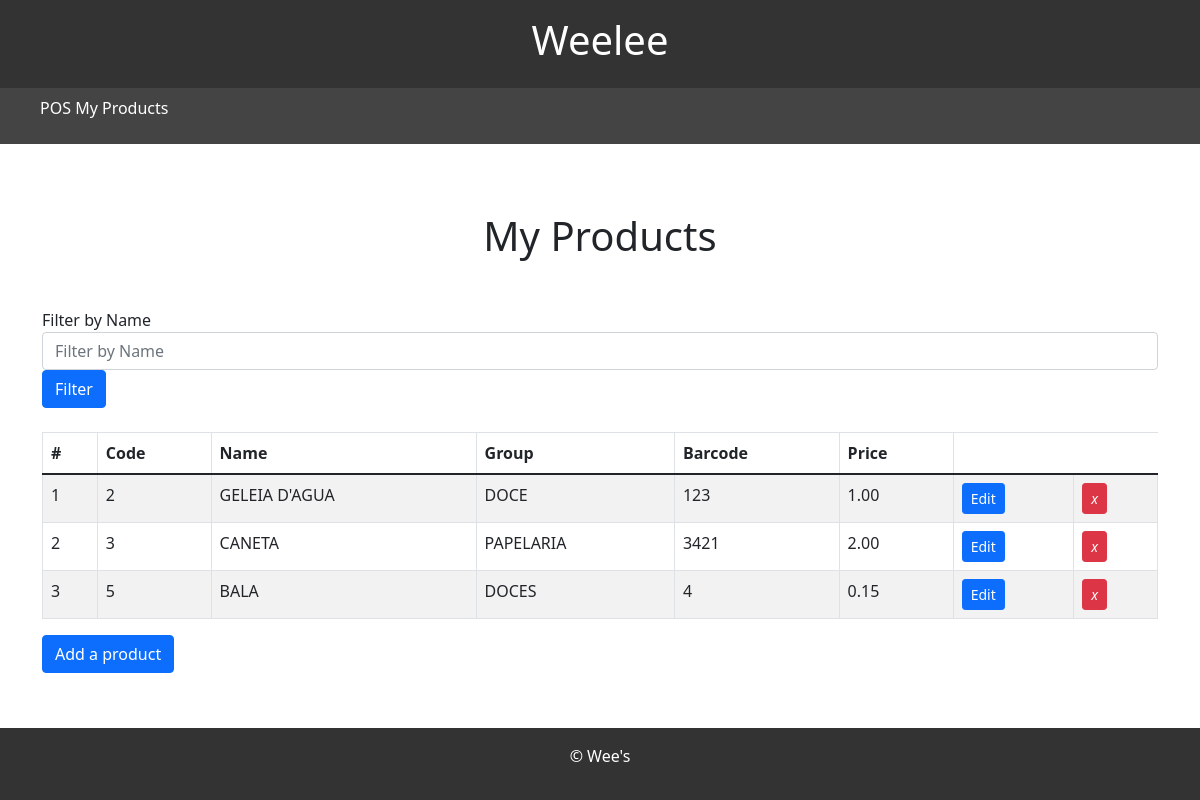
The page /product on the database as committed earlier.
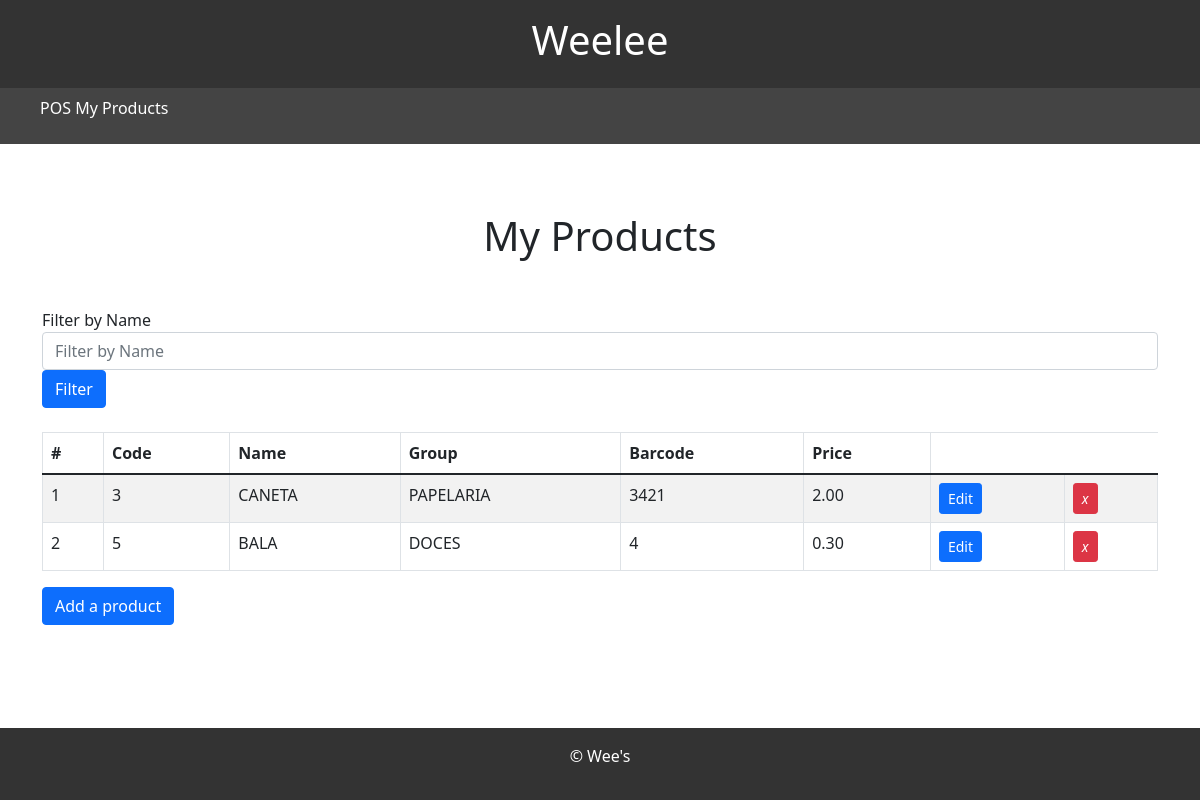
The same page on the database as committed later.
### app/models.py (models this page shows, shortened)
class Product(models.Model):
    id = models.AutoField(primary_key=True)
    name = models.CharField(max_length=100)
    group = models.CharField(max_length=100)
    barcode = models.PositiveIntegerField()
    price = models.DecimalField(max_digits=10, decimal_places=2)

### app/views.py (the view)
# urls.py: path('product', views.product, name='product'),
def product(request):
    if request.method == 'GET':
        name_to_filter = request.GET.get('name')
        barcode_to_filter = request.GET.get('barcode')
        if name_to_filter:
            products = Product.objects.filter(name__icontains=name_to_filter)
        elif barcode_to_filter:
            products = Product.objects.filter(barcode__icontains=barcode_to_filter)
        else:
            products = Product.objects.all()
    context = {
        'products': products
    }
    return render(request, 'product.html', context)

### app/templates/product.html (shortened to what this page needs)
{% extends 'base.html' %}
{% load static %}
{% block content %}
    <div class="container">
      <div class="px-5 my-5 text-center">
        <h1>My Products</h1>
      </div>
      <form class="form-inline mt-3" method="get" action="{% url 'product' %}">
        <label for="filterName" class="sr-only">Filter by Name</label>
        <input type="text" class="form-control" id="filterName" name="name" placeholder="Filter by Name">
        <button type="submit" class="btn btn-primary mb-2">Filter</button>
      </form>
        <div class="table-responsive mt-3">
          <table class="table table-striped table-bordered table-hover table">
          <thead>
              <tr>
                  <th scope="col">#</th>
                  <th scope="col">Code</th>
                  <th scope="col">Name</th>
                  <th scope="col">Group</th>
                  <th scope="col">Barcode</th>
                  <th scope="col">Price</th>
              </tr>
          </thead>
          <tbody>
                  {% for product in products %}
                  <tr>
                      <td>{{ forloop.counter }}</td>
                      <td>{{ product.id }}</td>
                      <td>{{ product.name }}</td>
                      <td>{{ product.group }}</td>
                      <td>{{ product.barcode }}</td>
                      <td>{{ product.price }}</td>
                      <td>
                        <button class="btn btn-primary btn-sm" hx-get="{% url 'edit_product' pk=product.pk %}" hx-target="#dialog">Edit</button>
                      </td>
                      <td>
                      <a href="{% url 'remove_product' pk=product.id %}" class="btn btn-danger btn-sm">
                        <i class="fa fa-trash"> x </i>
                      </a>
                      </td>
                  </tr>
                  {% endfor %}
          </tbody>
      </table>
      </div>
      <button hx-get="{% url 'add_product' %}" hx-target="#dialog" class="btn btn-primary">
        Add a product
      </button>
    </div>
    <div class="toast-container position-fixed top-0 end-0 p-3">
    </div>
{% endblock %}

Rows that differ between the two databases and show on the page:
removed Product: id "2", name "GELEIA D'AGUA", group "DOCE", barcode "123", price "1.00"
changed Product "BALA": price "0.15" → "0.30"
